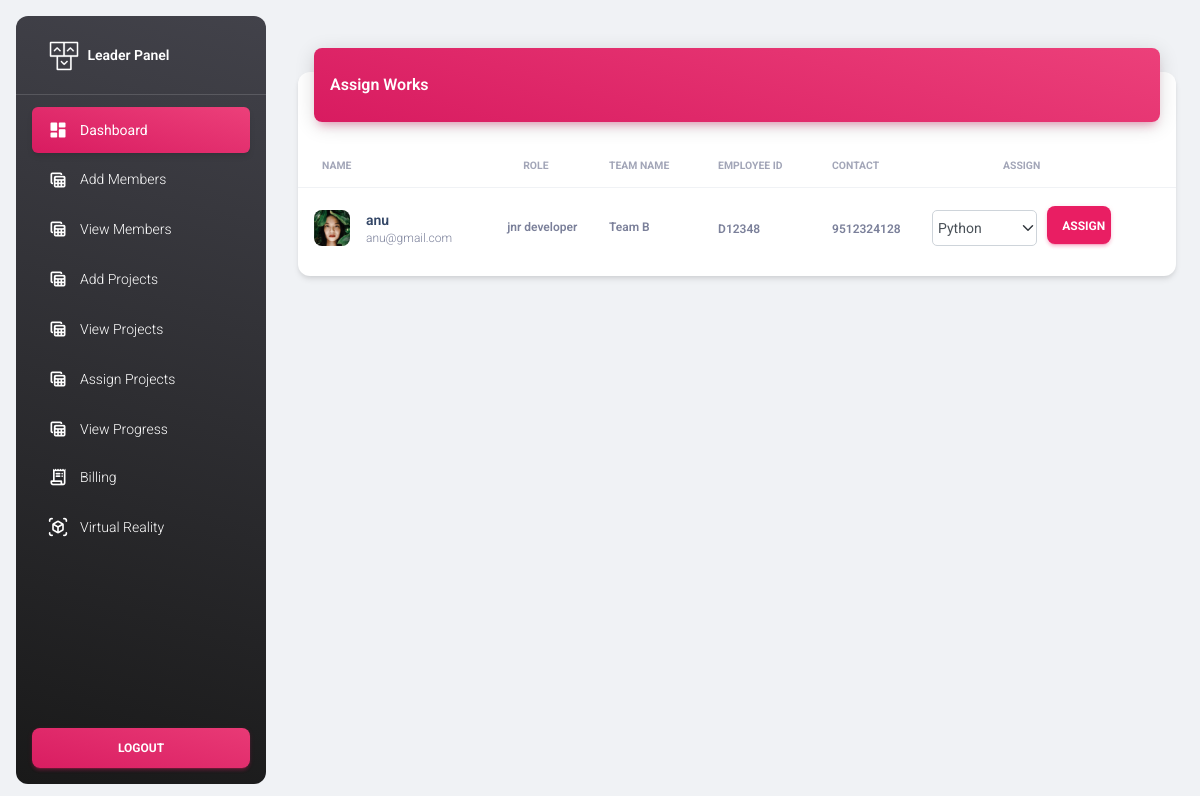
/assign_projects_leader (signed in), run on an earlier commit of the app's database.
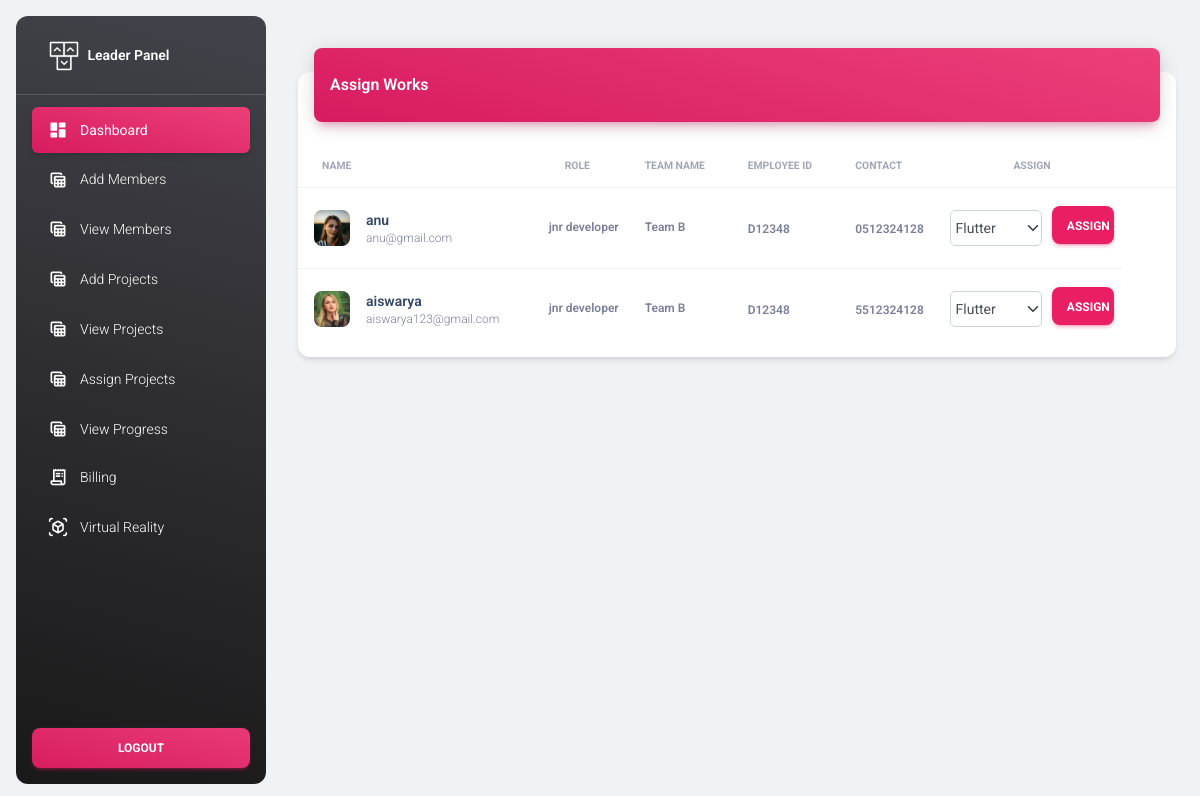
And on a later commit of the database.
### myapp/models.py (models this page shows)
class Add_member(models.Model):
    name=models.CharField(max_length=25,null=True)
    job_name=models.CharField(max_length=25,null=True)
    employee_id=models.CharField(max_length=25,null=True)
    contact=models.CharField(max_length=25,null=True)
    email=models.EmailField(null=True)
    profile_picture=models.ImageField(null=True)
    leader_id=models.ForeignKey(Add_leader,on_delete=models.CASCADE,null=True)
    login_id=models.ForeignKey(Login_table,on_delete=models.CASCADE,null=True)

class Add_leader(models.Model):
    name=models.CharField(max_length=25,null=True)
    team_name=models.CharField(max_length=25,null=True)
    job_name=models.CharField(max_length=25,null=True)
    employee_id=models.CharField(max_length=25,null=True)
    contact=models.CharField(max_length=25,null=True)
    email=models.EmailField(null=True)
    profile_picture=models.ImageField(null=True)
    login_id=models.ForeignKey(Login_table,on_delete=models.CASCADE,null=True)

### myapp/views.py (the view)
# urls.py: path('assign_projects_leader',views.assign_projects_leader),
def assign_projects_leader(request):
    id=request.session['id']
    members=Add_member.objects.filter(leader_id=id)
    projects=Add_project.objects.filter(leader_id=id)
    return render(request,"leader/assign_projects.html",{"members":members,"projects":projects})

### template/leader/assign_projects.html (shortened to what this page needs)
{% extends 'leader/leader_base.html' %}
{% block content %}
<div class="container-fluid py-4">
    <div class="row">
      <div class="col-12">
        <div class="card my-4">
          <div class="card-header p-0 position-relative mt-n4 mx-3 z-index-2">
            <div class="bg-gradient-primary shadow-primary border-radius-lg pt-4 pb-3">
              <h6 class="text-white text-capitalize ps-3">Assign Works</h6>
            </div>
          </div>
          <div class="card-body px-0 pb-2">
            <div class="table-responsive p-0">
              <table class="table align-items-center mb-0">
                <thead>
                  <tr>
                    <th class="text-uppercase text-secondary text-xxs font-weight-bolder opacity-7">Name</th>
                    <th class="text-uppercase text-secondary text-xxs font-weight-bolder opacity-7">Role</th>
                    <th class="text-uppercase text-secondary text-xxs font-weight-bolder opacity-7 ps-2">Team Name</th>
                    <th class="text-uppercase text-secondary text-xxs font-weight-bolder opacity-7 ps-2">Employee ID</th>
                    <th class="text-uppercase text-secondary text-xxs font-weight-bolder opacity-7 ps-2">Contact</th>
                    <th class="text-center text-uppercase text-secondary text-xxs font-weight-bolder opacity-7">Assign</th>
                    <th class="text-secondary opacity-7"></th>
                  </tr>
                </thead>
                <tbody>
                  {% for m in members %}
                  <tr>
                    <td>
                      <div class="d-flex px-2 py-1">
                        <div>
                          <img src="../static/media/{{m.profile_picture}}" class="avatar avatar-sm me-3 border-radius-lg" alt="user1">
                        </div>
                        <div class="d-flex flex-column justify-content-center">
                          <h6 class="mb-0 text-sm">{{m.name}}</h6>
                          <p class="text-xs text-secondary mb-0">{{m.email}}</p>
                        </div>
                      </div>
                    </td>
                    <td>
                      <p class="text-xs font-weight-bold mb-0">{{m.job_name}}</p>
                    </td>
                    <td>
                      <p class="text-xs font-weight-bold mb-0">{{m.leader_id.team_name}}</p>
                    </td>
                    <td class="align text">
                      <span class="text-secondary text-xs font-weight-bold">{{m.employee_id}}</span>
                    </td>
                    <td class="align text">
                      <span class="text-secondary text-xs font-weight-bold">{{m.contact}}</span>
                    </td>
                    {% if m.assigned_status %}
                    <td><span class="badge badge-sm bg-gradient-success">Work assigned</span></td>
                    {% else %}
                    <td class="align">
                      <form action="/assign_project" method="POST" style="display: flex; align-items: center;">
                        <select name="project_id" class="form-select" style="margin-right: 10px; padding: 5px; border-radius: 5px; border: 1px solid #ced4da;">
                          {% for p in projects %}
                            {% if p.leader_approvel != 1 %}
                          <option value="{{p.id}}">{{p.title}}</option>
                            {% endif %}
                          {% endfor %}
                        </select>
                        <button type="submit" class="btn btn-primary" style="height: 38px; margin-top: 10px;padding-left: 15px;padding-right: 25px;">Assign</button>
                    </form>
                    </td>
                    {% endif %}
                  </tr>
                  {% endfor %}
                </tbody>
              </table>
            </div>
          </div>
        </div>
      </div>
    </div>
  </div>
{% endblock %}

### template/leader/leader_base.html (shortened to what this page needs)
<!DOCTYPE html>
<html lang="en">
<head>
  <link href="../static/assets/css/nucleo-icons.css" rel="stylesheet" />
  <link href="../static/assets/css/nucleo-svg.css" rel="stylesheet" />
  <link id="pagestyle" href="../static/assets/css/material-dashboard.css?v=3.0.0" rel="stylesheet" />
</head>
<body class="g-sidenav-show  bg-gray-200">
  <aside class="sidenav navbar navbar-vertical navbar-expand-xs border-0 border-radius-xl my-3 fixed-start ms-3   bg-gradient-dark" id="sidenav-main">
    <div class="sidenav-header">
      <a class="navbar-brand m-0" href="/leader_home" target="_blank">
        <img src="../static/assets/img/logo-ct.png" class="navbar-brand-img h-100" alt="main_logo">
        <span class="ms-1 font-weight-bold text-white">Leader Panel</span>
      </a>
    </div>
    <hr class="horizontal light mt-0 mb-2">
    <div class="collapse navbar-collapse  w-auto  max-height-vh-100" id="sidenav-collapse-main">
      <ul class="navbar-nav">
        <li class="nav-item">
          <a class="nav-link text-white active bg-gradient-primary" href="/leader_home">
            <div class="text-white text-center me-2 d-flex align-items-center justify-content-center">
              <i class="material-icons opacity-10">dashboard</i>
            </div>
            <span class="nav-link-text ms-1">Dashboard</span>
          </a>
        </li>
        <li class="nav-item">
          <a class="nav-link text-white " href="/add_members_leader">
            <div class="text-white text-center me-2 d-flex align-items-center justify-content-center">
              <i class="material-icons opacity-10">table_view</i>
            </div>
            <span class="nav-link-text ms-1">Add Members</span>
          </a>
        </li>
        <li class="nav-item">
          <a class="nav-link text-white " href="/view_members_leader">
            <div class="text-white text-center me-2 d-flex align-items-center justify-content-center">
              <i class="material-icons opacity-10">table_view</i>
            </div>
            <span class="nav-link-text ms-1">View Members</span>
          </a>
        </li>
        <li class="nav-item">
          <a class="nav-link text-white " href="/add_projects_leader">
            <div class="text-white text-center me-2 d-flex align-items-center justify-content-center">
              <i class="material-icons opacity-10">table_view</i>
            </div>
            <span class="nav-link-text ms-1">Add Projects</span>
          </a>
        </li>
        <li class="nav-item">
          <a class="nav-link text-white " href="/view_projects_leader">
            <div class="text-white text-center me-2 d-flex align-items-center justify-content-center">
              <i class="material-icons opacity-10">table_view</i>
            </div>
            <span class="nav-link-text ms-1">View Projects</span>
          </a>
        </li>
        <li class="nav-item">
          <a class="nav-link text-white " href="/assign_projects_leader">
            <div class="text-white text-center me-2 d-flex align-items-center justify-content-center">
              <i class="material-icons opacity-10">table_view</i>
            </div>
            <span class="nav-link-text ms-1">Assign Projects</span>
          </a>
        </li>
        <li class="nav-item">
          <a class="nav-link text-white " href="/view_progress_leader">
            <div class="text-white text-center me-2 d-flex align-items-center justify-content-center">
              <i class="material-icons opacity-10">table_view</i>
            </div>
            <span class="nav-link-text ms-1">View Progress</span>
          </a>
        </li>
          <a class="nav-link text-white " href="./pages/billing.html">
            <div class="text-white text-center me-2 d-flex align-items-center justify-content-center">
              <i class="material-icons opacity-10">receipt_long</i>
            </div>
            <span class="nav-link-text ms-1">Billing</span>
          </a>
        <li class="nav-item">
          <a class="nav-link text-white " href="./pages/virtual-reality.html">
            <div class="text-white text-center me-2 d-flex align-items-center justify-content-center">
              <i class="material-icons opacity-10">view_in_ar</i>
            </div>
            <span class="nav-link-text ms-1">Virtual Reality</span>
          </a>
        </li>
      </ul>
    </div>
    <div class="sidenav-footer position-absolute w-100 bottom-0 ">
      <div class="mx-3">
        <a class="btn bg-gradient-primary mt-4 w-100" href="/" type="button">Logout</a>
      </div>
    </div>
  </aside>
  <main class="main-content position-relative max-height-vh-100 h-100 border-radius-lg ">
    <nav class="navbar navbar-main navbar-expand-lg px-0 mx-4 shadow-none border-radius-xl" id="navbarBlur" navbar-scroll="true">
      <div class="container-fluid py-1 px-3">
      </div>
    </nav>
   {% block content %}
   {% endblock %}
  </main>
</body>
</html>

What changed in the data, as far as the page shows it:
changed Add_member "anu": profile_picture: a different picture; contact "9512324128" → "0512324128"; project_id "Python" → "Flutter"
added Add_member: profile_picture (picture), name "aiswarya", email "aiswarya123@gmail.com", job_name "jnr developer", leader_id.team_name "Team B", employee_id "D12348", contact "5512324128"
